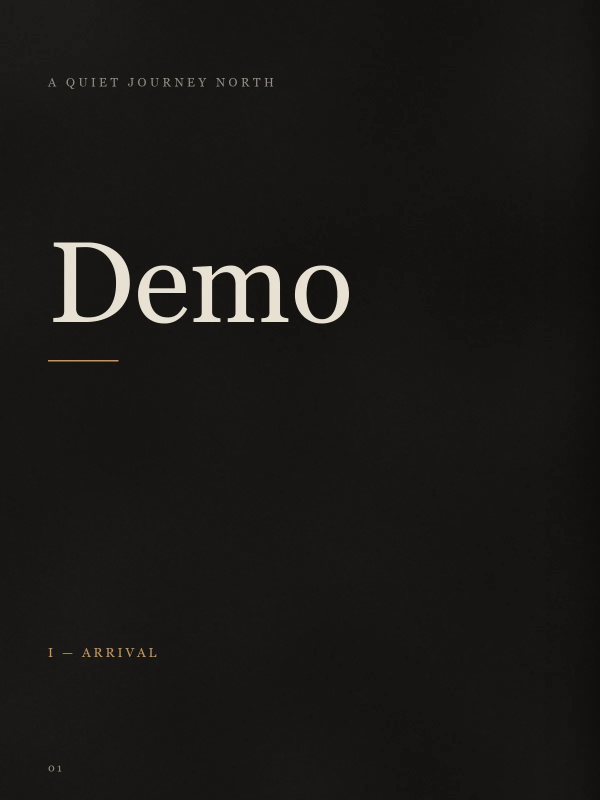
#> input picture docs/demo/pages/p01.webp, 1200 x 1600 px, given as the content of the folder ../docs/demo/pages/p01.webp, which was not available (shown at 1/2 size)
$ python build_album.py --input ../docs/demo/pages/p01.webp --output out.png   (older library calls are emulated)
#> lines starting #> are read from the running program, lines starting #| are printed output that depends on the picture; pictures that were not available may be replaced by others from this repository, and a replacement may not be noted
### scripts/common.py
"""公共工具：路径、预设、图片读取、字体查找。"""
import json
import re
import sys
from functools import lru_cache
from pathlib import Path

import yaml
from PIL import Image, ImageFont, ImageOps

ROOT = Path(__file__).resolve().parent.parent
PAGE_W, PAGE_H = 1200, 1600
WEBP_QUALITY = 80
IMG_EXT = {".jpg", ".jpeg", ".png", ".webp", ".bmp", ".tif", ".tiff"}
STYLES = ["cinematic-oil", "portra-film", "editorial-mono"]
TEMPLATES = ["chapter-opener", "full-bleed", "diptych", "asymmetric-pair", "quote-page"]

Image.MAX_IMAGE_PIXELS = 200_000_000  # 防解压炸弹，同时允许大图

for _s in (sys.stdout, sys.stderr):  # Windows 控制台默认 GBK，中文日志会乱码
    try:
        _s.reconfigure(encoding="utf-8")
    except Exception:
        pass


def load_json(p):
    with open(p, encoding="utf-8") as f:
        return json.load(f)


def save_json(p, data):
    Path(p).parent.mkdir(parents=True, exist_ok=True)
    with open(p, "w", encoding="utf-8") as f:
        json.dump(data, f, ensure_ascii=False, indent=2)


# [6 lines left out: function load_preset, not called in this run]


def open_image(path):
    """读图并按 EXIF 旋转，统一为 RGB。"""
    im = Image.open(path)
    im = ImageOps.exif_transpose(im)
    return im.convert("RGB")


def list_images(folder):
    return sorted(p for p in Path(folder).iterdir() if p.suffix.lower() in IMG_EXT)


# ---------------------------------------------------------------- fonts
_FONT_DIRS = [
    Path("C:/Windows/Fonts"), Path.home() / "AppData/Local/Microsoft/Windows/Fonts",
    Path("/System/Library/Fonts"), Path("/System/Library/Fonts/Supplemental"),
    Path("/Library/Fonts"), Path.home() / "Library/Fonts",
    Path("/usr/share/fonts"), Path("/usr/local/share/fonts"),
]
# (family, italic) -> 候选文件名（小写比较）
_LATIN = {
    ("serif", False): ["georgia.ttf", "cambria.ttc", "times.ttf", "dejavuserif.ttf", "times new roman.ttf", "palatino.ttc"],
    ("serif", True): ["georgiai.ttf", "cambriai.ttf", "timesi.ttf", "dejavuserif-italic.ttf", "times new roman italic.ttf"],
    ("sans", False): ["segoeui.ttf", "arial.ttf", "helvetica.ttc", "dejavusans.ttf", "liberationsans-regular.ttf"],
    ("sans", True): ["segoeuii.ttf", "ariali.ttf", "dejavusans-oblique.ttf", "helvetica.ttc"],
}
_CJK = {
    "serif": ["notoserifsc-vf.ttf", "simsun.ttc", "songti.ttc", "notoserifcjk-regular.ttc"],
    "sans": ["notosanssc-vf.ttf", "msyh.ttc", "pingfang.ttc", "notosanscjk-regular.ttc", "simhei.ttf"],
}
_CJK_RE = re.compile(r"[\u3000-\u303f\u4e00-\u9fff\uff00-\uffef]")


def has_cjk(text):
    return bool(_CJK_RE.search(text or ""))


@lru_cache(maxsize=None)
def _locate(names):
    for d in _FONT_DIRS:
        if not d.exists():
            continue
        for n in names:
            hit = d / n
            if hit.exists():
                return hit
        low = {p.name.lower(): p for p in d.glob("*") if p.is_file()}
        for n in names:
            if n in low:
                return low[n]
    # Linux 子目录兜底
    for d in _FONT_DIRS[-2:]:
        if d.exists():
            for n in names:
                for p in d.rglob("*"):
                    if p.name.lower() == n:
                        return p
    return None


@lru_cache(maxsize=None)
def find_font(family, size, italic=False, cjk=False):
    """family: serif|sans。找不到时退回 Pillow 内置字体（不会崩）。"""
    names = tuple(_CJK[family] if cjk else _LATIN[(family, italic)])
    p = _locate(names)
    if p is None:
        return ImageFont.load_default(size)
    try:
        f = ImageFont.truetype(str(p), size)
        if cjk and p.name.lower().endswith("-vf.ttf"):
            try:
                f.set_variation_by_axes([500 if family == "serif" else 400])
            except Exception:
                pass
        return f
    except OSError:
        return ImageFont.load_default(size)

### scripts/analyze.py
"""扫描图片 → build/analysis.json（EXIF、清晰度、曝光、dHash、人脸、焦点、查重）。"""
import argparse
import math
import sys
from pathlib import Path

import cv2
import numpy as np
from PIL import Image
from PIL.ExifTags import TAGS

sys.path.insert(0, str(Path(__file__).parent))
from common import list_images, open_image, save_json

_FACE = None


def face_cascade():
    global _FACE
    if _FACE is None:
        p = getattr(getattr(cv2, "data", None), "haarcascades", None)
        _FACE = cv2.CascadeClassifier(p + "haarcascade_frontalface_default.xml") if p else False
        if _FACE is not False and _FACE.empty():
            _FACE = False
    return _FACE


def read_exif(path):
    out = {}
    try:
        ex = Image.open(path).getexif()
        sub = ex.get_ifd(0x8769) if hasattr(ex, "get_ifd") else {}
        merged = {**dict(ex), **dict(sub)}
        for k, v in merged.items():
            name = TAGS.get(k)
            if name in ("DateTimeOriginal", "DateTime", "Make", "Model", "LensModel"):
                out[name] = str(v).strip()
            elif name in ("FNumber", "FocalLength", "ExposureTime", "ISOSpeedRatings"):
                try:
                    out[name] = float(v)
                except Exception:
                    out[name] = str(v)
    except Exception:
        pass
    return out


def dhash(gray):
    small = cv2.resize(gray, (9, 8), interpolation=cv2.INTER_AREA)
    bits = (small[:, 1:] > small[:, :-1]).flatten()
    return "%016x" % int("".join("1" if b else "0" for b in bits), 2)


def hamming(a, b):
    return bin(int(a, 16) ^ int(b, 16)).count("1")


def detect_faces(gray):
    fc = face_cascade()
    if not fc:
        return []
    h, w = gray.shape
    s = 640 / max(h, w)
    g = cv2.resize(gray, (int(w * s), int(h * s))) if s < 1 else gray
    gh, gw = g.shape
    found = fc.detectMultiScale(g, 1.1, 9, minSize=(max(40, gw // 10),) * 2)
    return [[round(x / gw, 4), round(y / gh, 4), round(fw / gw, 4), round(fh / gh, 4)] for x, y, fw, fh in found]


def saliency_focus(rgb_small):
    """梯度能量 + 饱和度的加权质心，足够便宜，用作裁切焦点。"""
    g = cv2.cvtColor(rgb_small, cv2.COLOR_RGB2GRAY).astype(np.float32)
    gx, gy = cv2.Sobel(g, cv2.CV_32F, 1, 0), cv2.Sobel(g, cv2.CV_32F, 0, 1)
    mag = cv2.GaussianBlur(np.sqrt(gx * gx + gy * gy), (0, 0), 6)
    sat = cv2.GaussianBlur(cv2.cvtColor(rgb_small, cv2.COLOR_RGB2HSV)[..., 1].astype(np.float32), (0, 0), 6)
    s = mag / (mag.max() + 1e-6) + 0.5 * sat / (sat.max() + 1e-6)
    s = s ** 2
    h, w = s.shape
    ys, xs = np.mgrid[0:h, 0:w]
    # 轻微偏向中心，避免焦点贴边
    s = s * (1 - 0.35 * (((xs / w - .5) ** 2 + (ys / h - .5) ** 2) * 2))
    t = s.sum() + 1e-9
    return [round(float((s * xs).sum() / t / w), 3), round(float((s * ys).sum() / t / h), 3)]


def analyze_one(path):
    im = open_image(path)
    w, h = im.size
    s = 640 / max(w, h)
    small = np.asarray(im.resize((max(1, int(w * s)), max(1, int(h * s))), Image.LANCZOS)) if s < 1 else np.asarray(im)
    gray = cv2.cvtColor(small, cv2.COLOR_RGB2GRAY)
    sharp = float(cv2.Laplacian(gray, cv2.CV_64F).var())
    mean = float(gray.mean()) / 255
    clip_lo = float((gray < 8).mean())
    clip_hi = float((gray > 247).mean())
    faces = detect_faces(gray)
    if faces:
        fx, fy, fw, fh = max(faces, key=lambda f: f[2] * f[3])
        focus = [round(fx + fw / 2, 3), round(fy + fh / 2, 3)]
    else:
        focus = saliency_focus(small)
    mean_rgb = small.reshape(-1, 3).mean(0)
    flags = []
    if sharp < 40:
        flags.append("soft")
    if mean < 0.18 or clip_lo > 0.35:
        flags.append("underexposed")
    if mean > 0.82 or clip_hi > 0.3:
        flags.append("overexposed")
    # 综合分：清晰度(对数归一) + 曝光接近 0.45 + 人脸加成
    score = 0.6 * min(1, math.log1p(sharp) / math.log1p(500)) + 0.3 * (1 - min(1, abs(mean - 0.45) / 0.45)) + (0.1 if faces else 0)
    return {
        "file": path.name, "width": w, "height": h,
        "orientation": "landscape" if w > h * 1.1 else "portrait" if h > w * 1.1 else "square",
        "exif": read_exif(path), "sharpness": round(sharp, 1),
        "exposure": {"mean": round(mean, 3), "clip_low": round(clip_lo, 3), "clip_high": round(clip_hi, 3)},
        "dhash": dhash(gray), "faces": faces, "focus": focus,
        "mean_rgb": [round(float(c)) for c in mean_rgb],
        "warmth": round(float(mean_rgb[0] - mean_rgb[2]) / 255, 3),
        "flags": flags, "score": round(score, 3), "dup_of": None,
    }


def analyze(input_dir, out_json, dup_threshold=8):
    paths = list_images(input_dir)
    if not paths:
        raise SystemExit(f"no images found in {input_dir}")
    items = [analyze_one(p) for p in paths]
    # 查重：分数高者保留
    order = sorted(range(len(items)), key=lambda i: -items[i]["score"])
    kept = []
    for i in order:
        for j in kept:
            if hamming(items[i]["dhash"], items[j]["dhash"]) <= dup_threshold:
                items[i]["dup_of"] = items[j]["file"]
                break
        else:
            kept.append(i)
    data = {"input": str(Path(input_dir)), "count": len(items), "images": items}
    save_json(out_json, data)
    return data


# [8 lines that do not run on import are left out]

### scripts/contact_sheet.py
"""生成 4 列联系表（带文件名/序号/标记），供 Agent 看图选片。"""
import argparse
import sys
from pathlib import Path

from PIL import Image, ImageDraw

sys.path.insert(0, str(Path(__file__).parent))
from common import find_font, load_json, open_image


def make_contact_sheet(analysis_json, input_dir, out_path, cols=4, cell=420):
    data = load_json(analysis_json)
    imgs = data["images"]
    label_h, pad = 54, 14
    rows = (len(imgs) + cols - 1) // cols
    W = cols * (cell + pad) + pad
    H = rows * (cell + label_h + pad) + pad
    sheet = Image.new("RGB", (W, H), (28, 28, 30))
    d = ImageDraw.Draw(sheet)
    f1, f2 = find_font("sans", 20), find_font("sans", 16)
    for k, it in enumerate(imgs):
        x = pad + (k % cols) * (cell + pad)
        y = pad + (k // cols) * (cell + label_h + pad)
        im = open_image(Path(input_dir) / it["file"])
        im.thumbnail((cell, cell))
        sheet.paste(im, (x + (cell - im.width) // 2, y + (cell - im.height) // 2))
        # 焦点十字，方便核对裁切
        fx, fy = it["focus"]
        cx, cy = x + (cell - im.width) // 2 + fx * im.width, y + (cell - im.height) // 2 + fy * im.height
        d.line([cx - 8, cy, cx + 8, cy], fill=(255, 80, 80), width=2)
        d.line([cx, cy - 8, cx, cy + 8], fill=(255, 80, 80), width=2)
        d.text((x, y + cell + 4), f"#{k + 1:02d} {it['file']}", font=f1, fill=(240, 240, 240))
        flags = ",".join(it["flags"] + (["DUP"] if it["dup_of"] else []))
        d.text((x, y + cell + 30), f"{it['orientation']} {it['width']}x{it['height']} s={it['score']:.2f} {flags}", font=f2, fill=(255, 190, 90) if flags else (150, 150, 150))
    Path(out_path).parent.mkdir(parents=True, exist_ok=True)
    sheet.save(out_path, quality=85)
    return out_path


# [7 lines that do not run on import are left out]

### scripts/build_album.py
"""cinematic-flipbook 主入口。

  --stage plan    分析 + 联系表 + 生成 build/story-plan.json（草稿，需 Agent 看图后改写文案）
  --stage render  按 story-plan.json 排版调色，输出 pages/*.webp
  --stage all     (默认) plan(已存在则复用) → render → build_site
"""
import argparse
import io
import sys
from datetime import datetime
from pathlib import Path

import numpy as np

sys.path.insert(0, str(Path(__file__).parent))
from analyze import analyze
from common import (PAGE_H, PAGE_W, STYLES, TEMPLATES, WEBP_QUALITY, list_images, load_json, load_preset,
                    open_image, save_json)
from contact_sheet import make_contact_sheet

MAX_MB = 14.0          # 总输出预算（红线 15MB，留余量给 html/js/vendor）
MAX_SELECT = 8
SPREADS_MIN, SPREADS_MAX = 8, 12

# ------------------------------------------------------------------ 草稿文案库（Agent 会在看图后改写）
CH_TITLES = ["Arrival", "Stillness", "Afterglow", "Weather", "Return"]
CH_SUBS = ["Where the story opens", "Slowing down to look", "Light that lingers", "What the sky decides", "Carrying it home"]
QUOTES = ["Some places are remembered by the light, not the map.",
          "We went looking for distance and found quiet.",
          "The best frames arrive when you stop asking for them.",
          "Everything slows down once you look long enough."]


# [129 lines left out: functions tone_word, draft_alt, order_photos, ph_entry, make_plan, validate_plan, not called in this run]


# ------------------------------------------------------------------ stages
def stage_plan(args, out, force):
    build = out / "build"
    plan_path = build / "story-plan.json"
    if plan_path.exists() and not force:
        print(f"[plan] {plan_path} exists, keep it (use --force-plan to regenerate)")
        return
    analysis = analyze(args.input, build / "analysis.json")
    make_contact_sheet(build / "analysis.json", args.input, build / "contact_sheet.jpg")
    plan = make_plan(analysis, args.title, args.style or "cinematic-oil", args.seed, int(np.clip(args.spreads, SPREADS_MIN, SPREADS_MAX)))
    save_json(plan_path, plan)
    print(f"[plan] {len(plan['selected'])} photos -> {len(plan['chapters'])} chapters, {len(plan['spreads'])} spreads")
    print(f"[plan] 请先看 {build / 'contact_sheet.jpg'}，再改写 {plan_path}（reviewed:true）")


# [42 lines left out: function stage_render, not called in this run]


def main():
    ap = argparse.ArgumentParser(description=__doc__, formatter_class=argparse.RawDescriptionHelpFormatter)
    ap.add_argument("--input", required=True)
    ap.add_argument("--output", required=True)
    ap.add_argument("--title", default="Untitled")
    ap.add_argument("--style", default=None, choices=STYLES, help="默认读 story-plan.json，新建时为 cinematic-oil")
    ap.add_argument("--seed", type=int, default=1)
    ap.add_argument("--spreads", type=int, default=10, help="目标跨页数 8-12")
    ap.add_argument("--stage", choices=["plan", "render", "all"], default="all")
    ap.add_argument("--force-plan", action="store_true", help="覆盖已有 story-plan.json")
    args = ap.parse_args()
    out = Path(args.output)
    if args.stage in ("plan", "all"):
        stage_plan(args, out, args.force_plan)
#> in open_image, im is the input picture: PIL image 1200x1600 RGB; mean R, G, B 26.9, 24.9, 22.8
#> in analyze_one, `small = np.asarray(im.resize((max(1, int(w * s)), max(1, int(h * s))),..`:
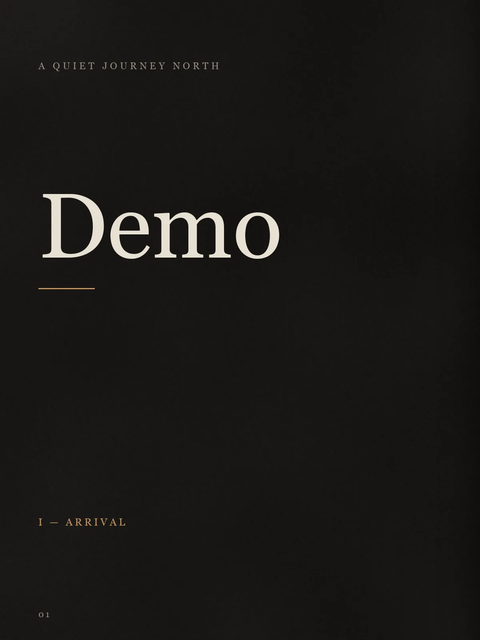
#> small: shape (640, 480, 3); mean R, G, B 26.9, 24.9, 22.8
#> in analyze_one, `sharp = float(cv2.Laplacian(gray, cv2.CV_64F).var())`: sharp = 321
#> in analyze_one, `mean = float(gray.mean()) / 255`: mean = 0.0975
#> in analyze_one, `clip_lo = float((gray < 8).mean())`: clip_lo = 0.00102
#> in analyze_one, `clip_hi = float((gray > 247).mean())`: clip_hi = 1.95e-05
#> in detect_faces, `found = fc.detectMultiScale(g, 1.1, 9, minSize=(max(40, gw // 10),) * 2)`: found = ()
#> in analyze_one, `faces = detect_faces(gray)`: faces = []
#> in saliency_focus, `gx, gy = cv2.Sobel(g, cv2.CV_32F, 1, 0), cv2.Sobel(g, cv2.CV_32F, 0, 1)`:
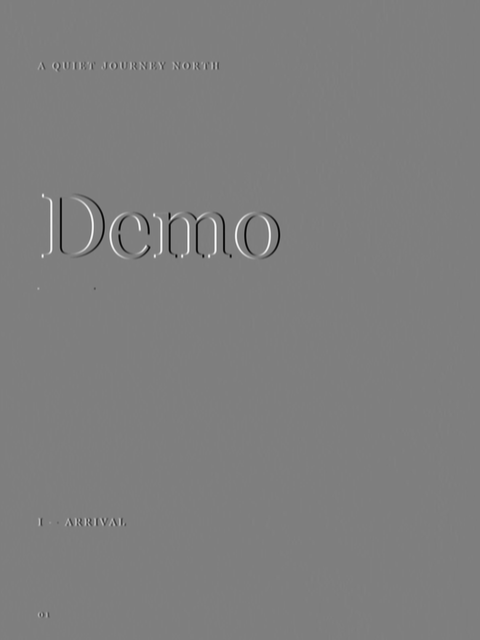
#> gx: shape (640, 480) float32; min -940, max 948, mean -0.1; drawn with min black and max white
#> in saliency_focus, `mag = cv2.GaussianBlur(np.sqrt(gx * gx + gy * gy), (0, 0), 6)`:
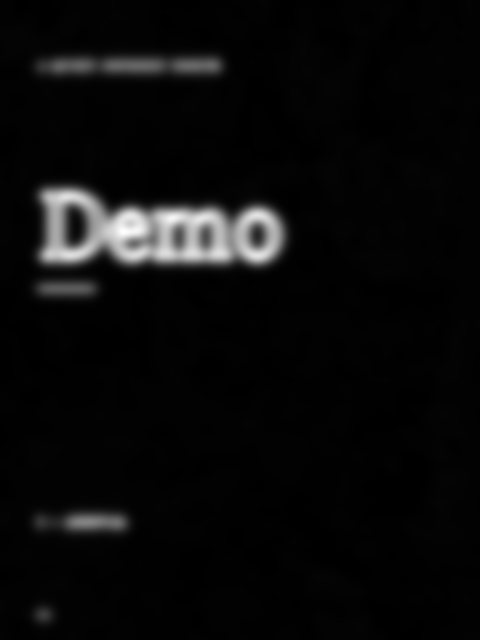
#> mag: shape (640, 480) float32; min 0.0161, max 255.2, mean 11.1; drawn with min black and max white
#> in saliency_focus, `sat = cv2.GaussianBlur(cv2.cvtColor(rgb_small, cv2.COLOR_RGB2HSV)[...,..`:
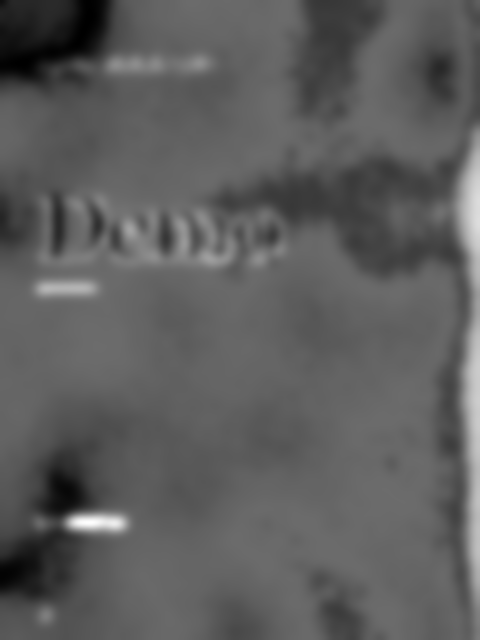
#> sat: shape (640, 480) float32; min 27.66, max 66.21, mean 41.8; drawn with min black and max white
#> in saliency_focus, `s = mag / (mag.max() + 1e-6) + 0.5 * sat / (sat.max() + 1e-6)`:
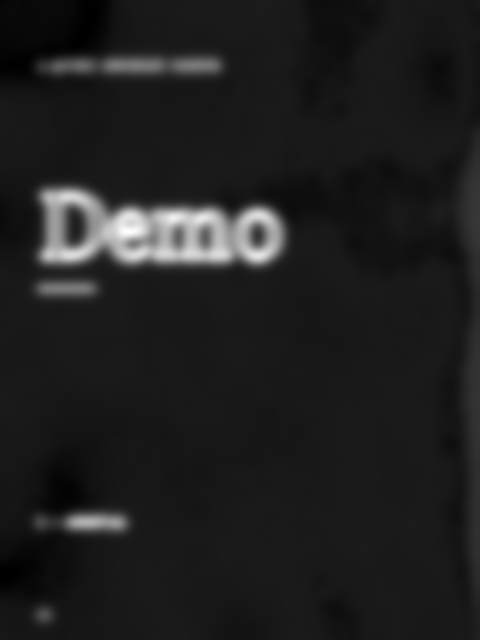
#> s: shape (640, 480) float32; min 0.215, max 1.37, mean 0.359; drawn with min black and max white
#> in saliency_focus, `s = s ** 2`:
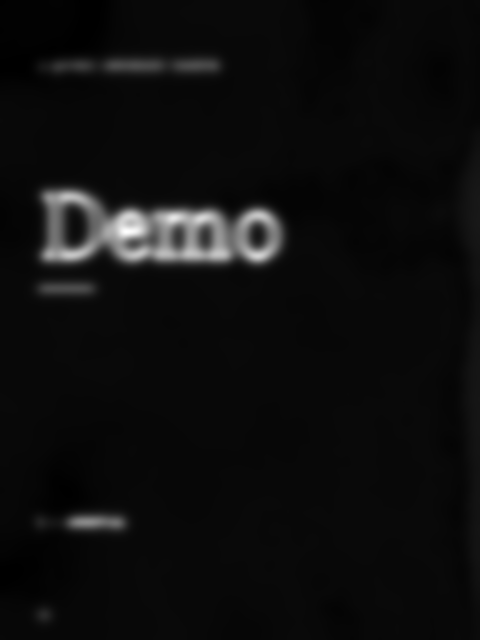
#> s: shape (640, 480) float32; min 0.0463, max 1.89, mean 0.149; drawn with min black and max white
#> in saliency_focus, `t = s.sum() + 1e-9`: t = 41276
#> in analyze_one, `focus = saliency_focus(small)`: focus = [0.452, 0.463]
#> in analyze_one, `mean_rgb = small.reshape(-1, 3).mean(0)`: mean_rgb = [26.94, 24.85, 22.79]
#> in analyze_one, `score = 0.6 * min(1, math.log1p(sharp) / math.log1p(500)) + 0.3 * (1 -..`: score = 0.622
#> in read_exif, `sub = ex.get_ifd(0x8769) if hasattr(ex, "get_ifd") else {}`: sub = 0 items
#> in analyze, `items = [analyze_one(p) for p in paths]`: items = 1 item
#> in analyze, `order = sorted(range(len(items)), key=lambda i: -items[i]["score"])`: order = [0]
#> the loop in analyze, `for i in order:` made 1 pass
#> in stage_plan, `analysis = analyze(args.input, build / "analysis.json")`: analysis = 3 items
    if args.stage in ("render", "all"):
        stage_render(args, out)
    if args.stage == "all":
        from build_site import build_site
        build_site(out)


if __name__ == "__main__":
    main()
